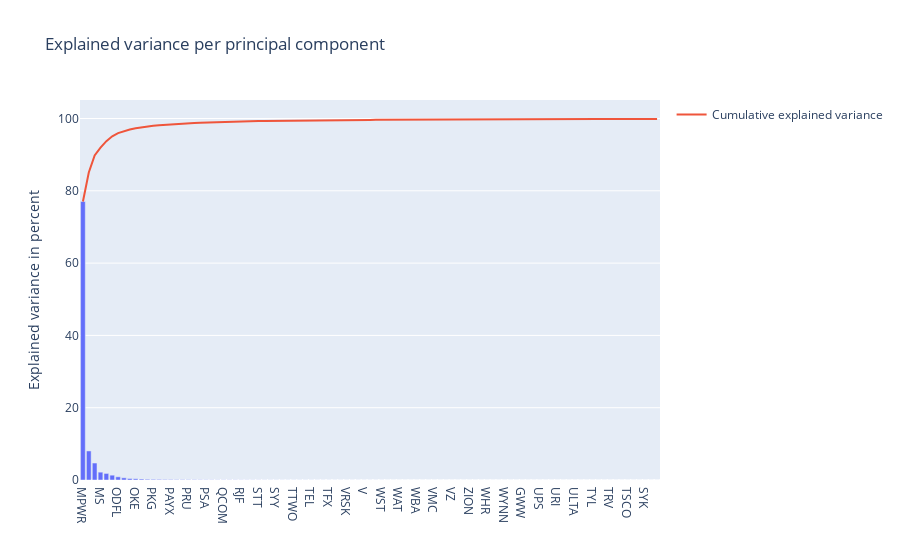

Notebook code cell kept with this figure:
### Code cell
# Plot the cumulative explain variance against increasing PCS
tot = sum(eig_vals)
var_exp = [(i / tot) * 100 for i in sorted(eig_vals, reverse=True)]
cum_var_exp = np.cumsum(var_exp)

trace1 = Bar(
        x=[df.columns[sorted_idx[i]] for i in range(1, 100)],
        y=var_exp,
        showlegend=False)

trace2 = Scatter(
        x=[df.columns[sorted_idx[i]] for i in range(1, 100)], 
        y=cum_var_exp,
        name='Cumulative explained variance')

data = (trace1, trace2)

layout = Layout(
        yaxis=YAxis(title='Explained variance in percent'),
        title='Explained variance per principal component')

fig = Figure(data=data, layout=layout)

iplot(fig)

### Figure 1 — Plotly figure (JSON) as saved in the notebook; plotly's stock layout.template omitted (floating-point values rounded to 4 significant figures; data arrays with more than 128 entries replaced by an {"elided": "..."} marker saying what was removed)
{"data": [{"showlegend": false, "type": "bar", "x": ["MPWR ", "MNST ", "MCO ", "MS ", "MOS ", "OXY ", "ODFL ", "OMC ", "ON ", "OKE ", "ORCL ", "PCAR ", "PKG ", "PARA ", "PH ", "PAYX ", "PNR ", "PLD ", "PRU ", "PEG ", "PTC ", "PSA ", "PHM ", "PWR ", "QCOM ", "DGX ", "RL ", "RJF ", "RTX ", "LUV ", "STT ", "SIVB ", "SNPS ", "SYY ", "TMUS ", "TROW ", "TTWO ", "TPR ", "TGT ", "TEL ", "TDY ", "VTR ", "TFX ", "VRSN ", "TER ", "VRSK ", "TXN ", "VTRS ", "V ", "WEC ", "WFC ", "WST ", "WELL ", "WBD ", "WAT ", "WMT ", "WM ", "WBA ", "WAB ", "WMB ", "VMC ", "VFC ", "VRTX ", "VZ ", "WTW ", "ZBRA ", "ZION ", "YUM ", "ZBH ", "WHR ", "WY ", "XEL ", "WYNN ", "VLO ", "WDC ", "GWW ", "UHS ", "UNH ", "UPS ", "UNP ", "UAL ", "URI ", "USB ", "UDR ", "ULTA ", "TFC ", "TSN ", "TYL ", "TDG ", "TRMB ", "TRV ", "TT ", "TMO ", "TSCO ", "TJX ", "TXT ", "SYK ", "STE ", "STLD "], "y": {"elided": "438 float values"}}, {"name": "Cumulative explained variance", "type": "scatter", "x": ["MPWR ", "MNST ", "MCO ", "MS ", "MOS ", "OXY ", "ODFL ", "OMC ", "ON ", "OKE ", "ORCL ", "PCAR ", "PKG ", "PARA ", "PH ", "PAYX ", "PNR ", "PLD ", "PRU ", "PEG ", "PTC ", "PSA ", "PHM ", "PWR ", "QCOM ", "DGX ", "RL ", "RJF ", "RTX ", "LUV ", "STT ", "SIVB ", "SNPS ", "SYY ", "TMUS ", "TROW ", "TTWO ", "TPR ", "TGT ", "TEL ", "TDY ", "VTR ", "TFX ", "VRSN ", "TER ", "VRSK ", "TXN ", "VTRS ", "V ", "WEC ", "WFC ", "WST ", "WELL ", "WBD ", "WAT ", "WMT ", "WM ", "WBA ", "WAB ", "WMB ", "VMC ", "VFC ", "VRTX ", "VZ ", "WTW ", "ZBRA ", "ZION ", "YUM ", "ZBH ", "WHR ", "WY ", "XEL ", "WYNN ", "VLO ", "WDC ", "GWW ", "UHS ", "UNH ", "UPS ", "UNP ", "UAL ", "URI ", "USB ", "UDR ", "ULTA ", "TFC ", "TSN ", "TYL ", "TDG ", "TRMB ", "TRV ", "TT ", "TMO ", "TSCO ", "TJX ", "TXT ", "SYK ", "STE ", "STLD "], "y": {"elided": "438 float values"}}], "layout": {"title": {"text": "Explained variance per principal component"}, "yaxis": {"title": {"text": "Explained variance in percent"}}}}
